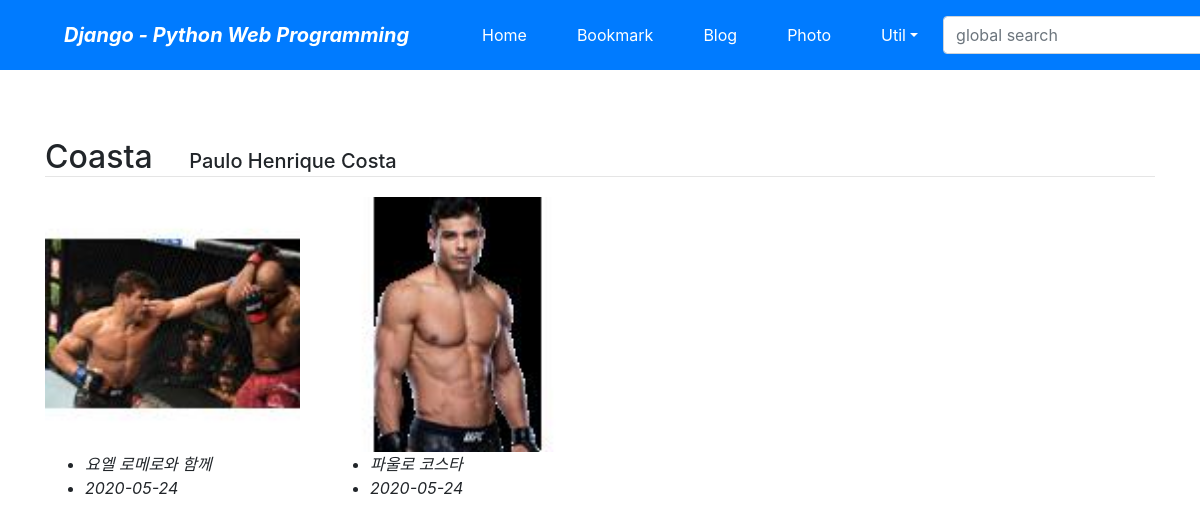
/photo/album/1/, run on the app's committed database.
### photo/models.py (models this page shows, shortened)
class Album(models.Model):
    name = models.CharField('NAME', max_length=30)
    description = models.CharField(
        'One Line Description', max_length=100, blank=True)
    class Meta:
        ordering = ('name',)

class Photo(models.Model):
    album = models.ForeignKey(Album, on_delete=models.CASCADE)
    title = models.CharField('TITLE', max_length=30)
    description = models.TextField('Photo Description', blank=True)
    image = ThumbnailImageField('IMAGE', upload_to='photo/%Y/%m')
    upload_dt = models.DateTimeField('UPLOAD DATE', auto_now_add=True)
    class Meta:
        ordering = ('title',)
    def get_absolute_url(self):
        return reverse('photo:photo_detail', args=(self.id,))

### photo/views.py (the view)
# urls.py: path('album/<int:pk>/', views.AlbumDV.as_view(), name='album_detail'),
class AlbumDV(DetailView):
    model = Album

### photo/fields.py (called while the page is built)
    def _add_thumb(self, s):
        parts = s.split('.')  # list = str.split() : 문자열 => 리스트, 공백시 스페이스 기준
        parts.insert(-1, 'thumb')
        if parts[-1].lower() not in ('jpeg', 'jpg'):
            parts[-1] = 'jpg'
        return '.'.join(parts)  # ” “.join( list ) : 리스트에서 문자열으로

    @property
    def thumb_url(self):
        return self._add_thumb(self.url)

### photo/templates/photo/album_detail.html (shortened to what this page needs)
{% extends 'base.html' %}
{% block content %}
    <div class="mt-5">
        <span class="h2">{{ object.name }}&emsp;</span>
        <span class="h5" font-italic>{{ object.description }}</span>
    </div>
    <hr style="margin: 0 0 20px 0;">
    <div class="row">
        {% for photo in object.photo_set.all %}
        <div class="col-md-3 mb-5">
            <div class="thumbnail">
                <a href="{{ photo.get_absolute_url }}">
                    <img src="{{ photo.image.thumb_url}}" style="width: 100%;">
                </a>
            </div>
            <ul>
                <li class="font-italic">{{ photo.title }}</li>
                <li class="font-italic">{{ photo.upload_dt|date:"Y-m-d" }}</li>
            </ul>
        </div>
        {% endfor %}
    </div>
{% endblock  %}

### data on the page
Album: name "Coasta", description "Paulo Henrique Costa"
Photo: shows a picture, title "요엘 로메로와 함께", upload_dt "2020-05-24"
Photo: shows a picture, title "파울로 코스타", upload_dt "2020-05-24"
